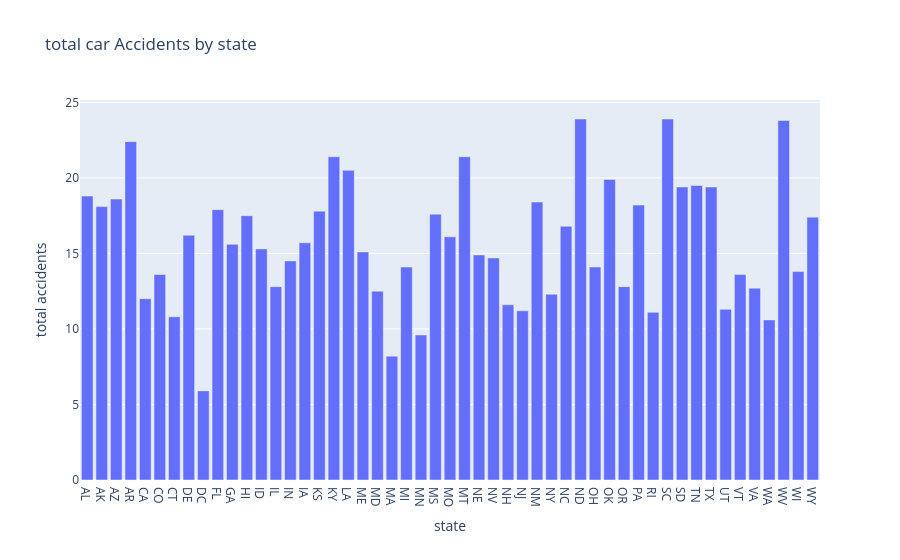

The notebook cell saved with this chart:
### Code cell
fig= px.bar(df,x='abbrev',y='total',
            title='total car Accidents by state',
            labels={'abbrev':'state','total':'total accidents'},
)
fig.show()

### Figure 1 — Plotly figure (JSON) as saved in the notebook; plotly's stock layout.template omitted (floating-point values rounded to 4 significant figures)
{"data": [{"hovertemplate": "state=%{x}<br>total accidents=%{y}<extra></extra>", "legendgroup": "", "marker": {"color": "#636efa", "pattern": {"shape": ""}}, "name": "", "orientation": "v", "showlegend": false, "textposition": "auto", "type": "bar", "x": ["AL", "AK", "AZ", "AR", "CA", "CO", "CT", "DE", "DC", "FL", "GA", "HI", "ID", "IL", "IN", "IA", "KS", "KY", "LA", "ME", "MD", "MA", "MI", "MN", "MS", "MO", "MT", "NE", "NV", "NH", "NJ", "NM", "NY", "NC", "ND", "OH", "OK", "OR", "PA", "RI", "SC", "SD", "TN", "TX", "UT", "VT", "VA", "WA", "WV", "WI", "WY"], "xaxis": "x", "y": [18.8, 18.1, 18.6, 22.4, 12.0, 13.6, 10.8, 16.2, 5.9, 17.9, 15.6, 17.5, 15.3, 12.8, 14.5, 15.7, 17.8, 21.4, 20.5, 15.1, 12.5, 8.2, 14.1, 9.6, 17.6, 16.1, 21.4, 14.9, 14.7, 11.6, 11.2, 18.4, 12.3, 16.8, 23.9, 14.1, 19.9, 12.8, 18.2, 11.1, 23.9, 19.4, 19.5, 19.4, 11.3, 13.6, 12.7, 10.6, 23.8, 13.8, 17.4], "yaxis": "y"}], "layout": {"barmode": "relative", "legend": {"tracegroupgap": 0}, "title": {"text": "total car Accidents by state"}, "xaxis": {"anchor": "y", "domain": [0, 1], "title": {"text": "state"}}, "yaxis": {"anchor": "x", "domain": [0, 1], "title": {"text": "total accidents"}}}}
